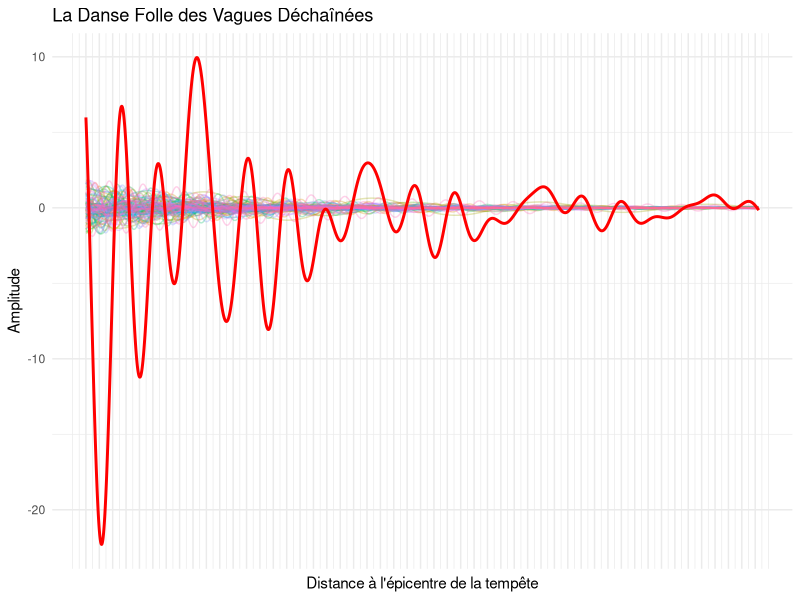
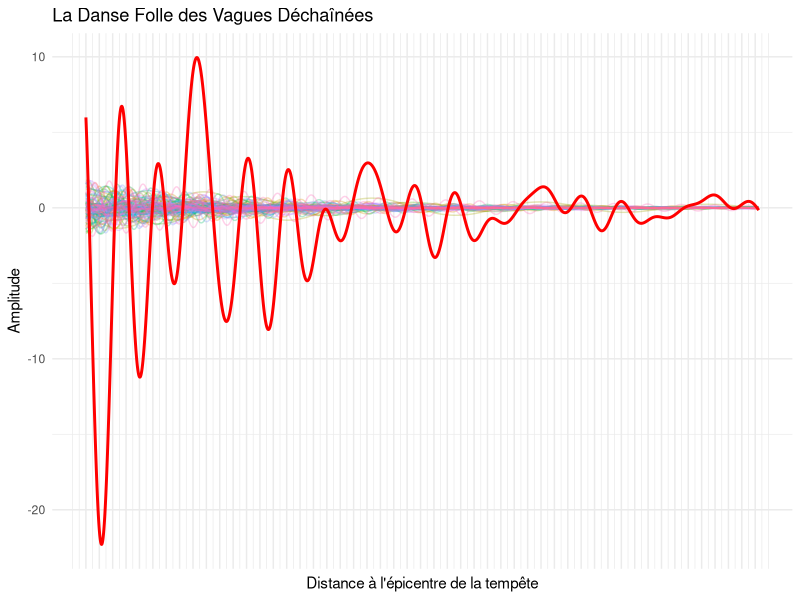

Here is the R script that generated these plots, in order: (Note: this script raises an error after producing the figures.)
library(ggplot2)
library(dplyr)
library(gganimate)

# Définir la graine pour la reproductibilité
set.seed(42)

# Fonction pour générer une sinusoïde aléatoire avec des paramètres fixes, un déphasage et une décroissance
random_sine <- function(x, storm_intensity) {
  a <- runif(1, 0, 1) * storm_intensity  # Amplitude aléatoire entre 0 et storm_intensity
  k <- sample(0:5, 1)  # Fréquence aléatoire entre 0 et 5
  phase <- runif(1, 0, 2*pi)  # Déphasage aléatoire entre 0 et 2π
  decay_rate <- runif(1, 0.5, 2)  # Taux de décroissance aléatoire
  function(x) a * sin(k * x + phase) * exp(-decay_rate * x / (2*pi))
}

# Définir l'intensité de la tempête
storm_intensity <- 2 # Ajustez cette valeur pour augmenter ou diminuer l'intensité globale

# Générer les données
x <- seq(0, 8*pi, length.out = 3000)
n_waves <- 100  # Nombre de sinusoïdes à additionner

data <- data.frame(x = x)
for (i in 1:n_waves) {
  wave_function <- random_sine(storm_intensity = storm_intensity)
  data[paste0("wave", i)] <- sapply(x, wave_function)
}

# Calculer la somme des vagues
data$total <- rowSums(data[, grep("wave", names(data))])

# Modifier la cration des données pour s'assurer qu'elles ne sont pas vides
plot_data <- data %>%
  tidyr::pivot_longer(cols = starts_with("wave") | matches("total"),
                      names_to = "wave", values_to = "y") %>%
  filter(!is.na(y))  # Ajouter cette ligne pour filtrer les valeurs NA

# Vérifier si les données sont vides
if (nrow(plot_data) == 0) {
  stop("Les données sont vides. Vérifiez la génération des données.")
}

# Grouper par x et calculer la somme pour le graphe global
global_data <- plot_data %>%
  group_by(x) %>%
  summarise(y = sum(y, na.rm = TRUE))  # Ajouter na.rm = TRUE

# Créer le graphique
p <- ggplot() +
  geom_line(data = plot_data %>% filter(wave != "total"), 
            aes(x, y, group = wave, color = wave), 
            alpha = 0.3, show.legend = FALSE) +
  geom_line(data = global_data, aes(x, y), color = "red", size = 1) +
  labs(title = "La Danse Folle des Vagues Déchaînées",
       x = "Distance à l'épicentre de la tempête",
       y = "Amplitude") +
  theme_minimal() +
  scale_x_continuous(breaks = seq(0, max(plot_data$x), by = 0.5)) +
  theme(legend.position = "none",
    axis.text.x = element_blank(),
    axis.ticks.x = element_blank()
  )  # Supprimer la légende

# Afficher le graphique
print(p)

# Sauvegarder le graphique en PNG
ggsave("grande_vague_sinusoidale_decroissante_100.png", plot = p, width = 12, height = 8, dpi = 300)



# Fonction pour générer le profil de profondeur
generate_depth_profile <- function(x) {
  # Fonction modifiée pour représenter un fond marin qui monte vers la droite
  return(10 - 8 * (x / max(x))^1.5)
}

# Fonction pour simuler l'effet de la profondeur sur l'amplitude de la vague
wave_amplitude_modifier <- function(x, depth) {
  return(1 / sqrt(depth + 0.5))  # Ajout d'une petite constante pour éviter la division par zéro
}

# Générer les données de profondeur
depth_data <- data.frame(
  x = x,
  depth = generate_depth_profile(x)
)
n_frames <- 20

# Définir wave_data
wave_data <- data.frame(
  x = rep(x, n_frames),
  frame = rep(1:n_frames, each = length(x)),
  depth = rep(generate_depth_profile(x), n_frames)
)

# Simuler le mouvement de la vague
wave_data <- wave_data %>%
  group_by(frame) %>%
  mutate(
    wave = 2 * sin(x - frame/5) * wave_amplitude_modifier(x, depth),
    y = wave + depth,
    breaking = ifelse(abs(wave) > depth * 0., 1, 0)
  ) %>%
  ungroup()



# Générer des points pour représenter l'explosion au point de déferlement
breaking_points <- wave_data %>%
  filter(breaking == 1) %>%
  group_by(x, frame) %>%
  do(data.frame(
    x = .$x + runif(50, -0.2, 0.2),
    y = .$y + runif(50, 0, 1),
    frame = .$frame
  )) %>%
  ungroup()

# Create the base plot
p <- ggplot() +
  geom_line(data = wave_data, aes(x = x, y = y)) +
  geom_line(data = wave_data, aes(x = x, y = depth), color = "blue", linetype = "dashed") +
  geom_point(data = breaking_points, aes(x = x, y = y), color = "red", alpha = 0.5, size = 0.5) +
  labs(title = "Animation de la Vague Déferlante",
       x = "Distance",
       y = "Amplitude") +
  coord_cartesian(ylim = c(0, 12))

# Add animation
animated_plot <- p +
  transition_time(frame) +
  ease_aes('linear') +
  labs(subtitle = "Time: {frame_time}")

# Render the animation
anim <- animate(animated_plot, nframes = 100, fps = 10, renderer = gifski_renderer())

# Save the animation as a GIF
anim_save("animated_plot.gif", animation = anim)
